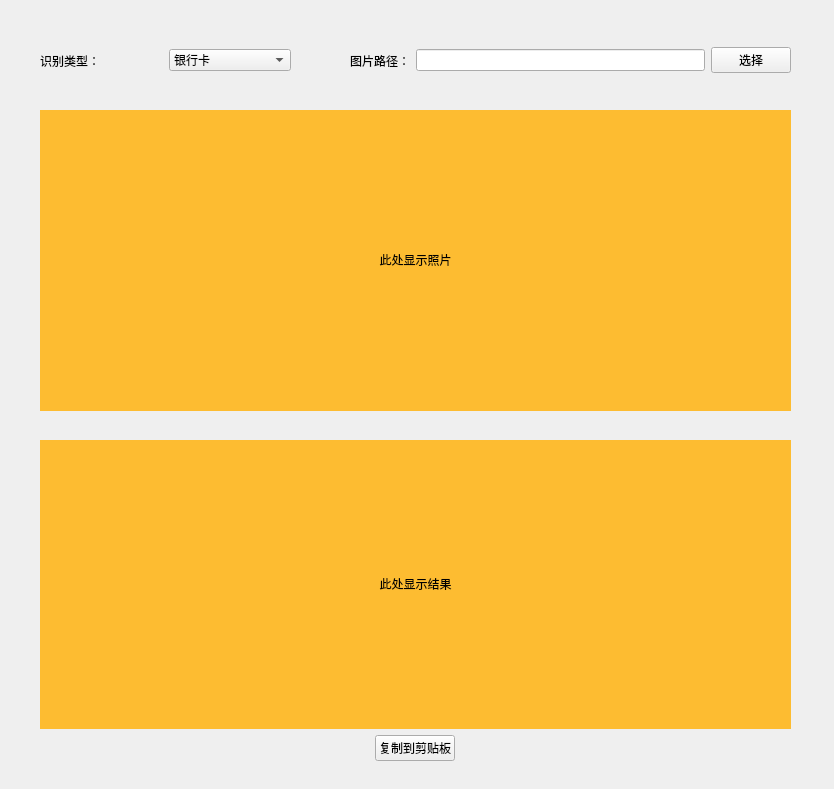
<?xml version="1.0" encoding="UTF-8"?>
<ui version="4.0">
 <class>Form</class>
 <widget class="QWidget" name="Form">
  <property name="geometry">
   <rect>
    <x>0</x>
    <y>0</y>
    <width>834</width>
    <height>789</height>
   </rect>
  </property>
  <property name="windowTitle">
   <string>Form</string>
  </property>
  <widget class="QWidget" name="horizontalLayoutWidget">
   <property name="geometry">
    <rect>
     <x>40</x>
     <y>30</y>
     <width>251</width>
     <height>61</height>
    </rect>
   </property>
   <layout class="QHBoxLayout" name="horizontalLayout">
    <item>
     <widget class="QLabel" name="label">
      <property name="text">
       <string>识别类型：</string>
      </property>
     </widget>
    </item>
    <item>
     <widget class="QComboBox" name="comboBox">
      <item>
       <property name="text">
        <string>银行卡</string>
       </property>
      </item>
     </widget>
    </item>
   </layout>
  </widget>
  <widget class="QWidget" name="horizontalLayoutWidget_2">
   <property name="geometry">
    <rect>
     <x>350</x>
     <y>30</y>
     <width>441</width>
     <height>61</height>
    </rect>
   </property>
   <layout class="QHBoxLayout" name="horizontalLayout_2">
    <item>
     <widget class="QLabel" name="label_2">
      <property name="text">
       <string>图片路径：</string>
      </property>
     </widget>
    </item>
    <item>
     <widget class="QLineEdit" name="lineEdit"/>
    </item>
    <item>
     <widget class="QPushButton" name="pushButton">
      <property name="text">
       <string>选择</string>
      </property>
     </widget>
    </item>
   </layout>
  </widget>
  <widget class="QLabel" name="label_3">
   <property name="geometry">
    <rect>
     <x>40</x>
     <y>110</y>
     <width>751</width>
     <height>301</height>
    </rect>
   </property>
   <property name="autoFillBackground">
    <bool>false</bool>
   </property>
   <property name="styleSheet">
    <string notr="true">background-color: rgb(253, 188, 49);</string>
   </property>
   <property name="text">
    <string>&lt;html&gt;&lt;head/&gt;&lt;body&gt;&lt;p align=&quot;center&quot;&gt;此处显示照片&lt;/p&gt;&lt;/body&gt;&lt;/html&gt;</string>
   </property>
  </widget>
  <widget class="QWidget" name="horizontalLayoutWidget_3">
   <property name="geometry">
    <rect>
     <x>40</x>
     <y>440</y>
     <width>751</width>
     <height>321</height>
    </rect>
   </property>
   <layout class="QHBoxLayout" name="horizontalLayout_3">
    <item>
     <layout class="QVBoxLayout" name="verticalLayout_2">
      <item>
       <widget class="QLabel" name="label_4">
        <property name="autoFillBackground">
         <bool>false</bool>
        </property>
        <property name="styleSheet">
         <string notr="true">background-color: rgb(253, 188, 49);</string>
        </property>
        <property name="text">
         <string>&lt;html&gt;&lt;head/&gt;&lt;body&gt;&lt;p align=&quot;center&quot;&gt;此处显示结果&lt;/p&gt;&lt;/body&gt;&lt;/html&gt;</string>
        </property>
       </widget>
      </item>
      <item alignment="Qt::AlignHCenter">
       <widget class="QPushButton" name="pushButton_2">
        <property name="text">
         <string>复制到剪贴板</string>
        </property>
       </widget>
      </item>
     </layout>
    </item>
   </layout>
  </widget>
 </widget>
 <resources/>
 <connections/>
</ui>
